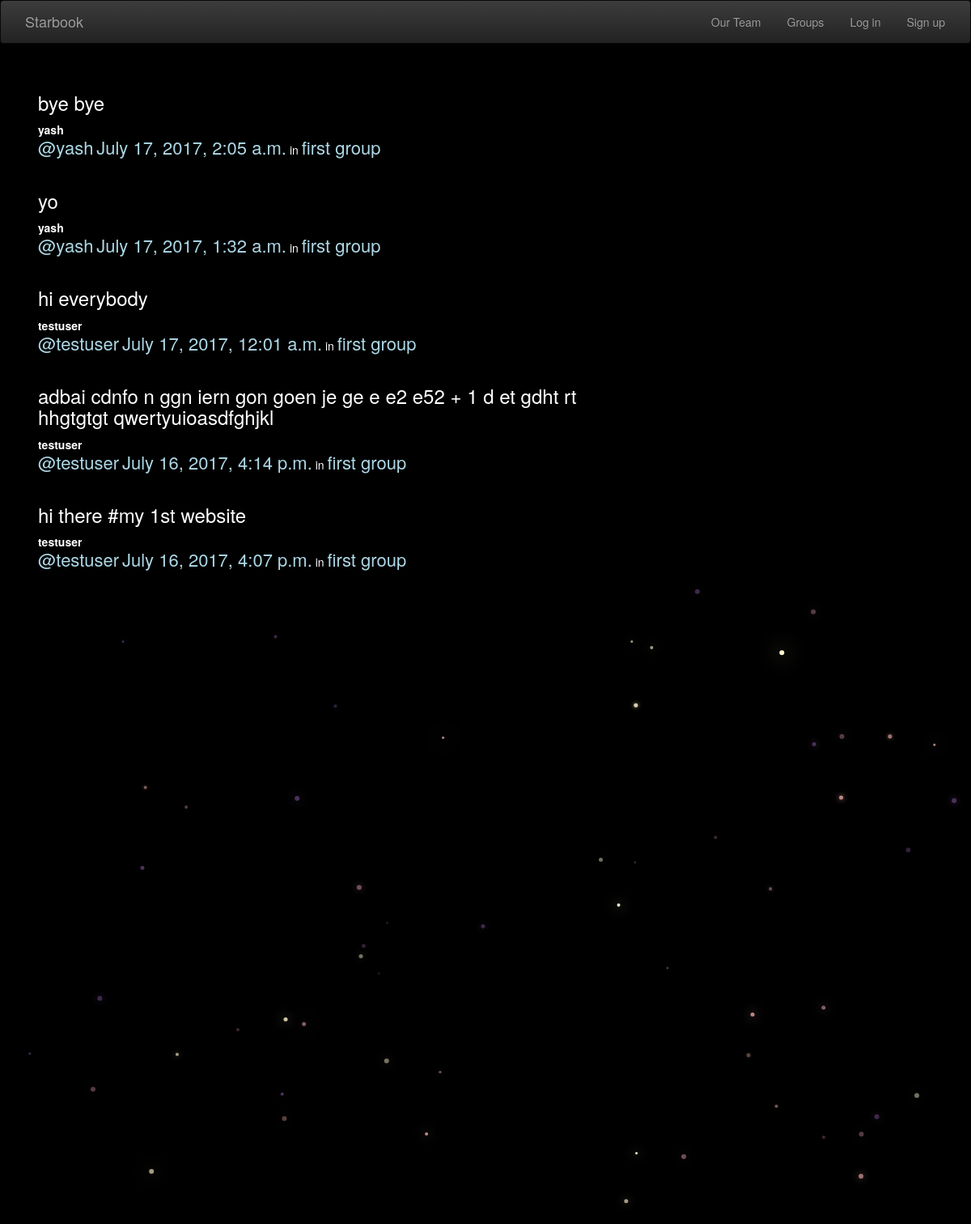
/posts/, run on the app's committed database.
### posts/models.py (models this page shows, shortened)
class Post(models.Model):
    user = models.ForeignKey(User, related_name="posts")
    created_at = models.DateTimeField(auto_now=True)
    message = models.TextField()
    message_html = models.TextField(editable=False)
    group = models.ForeignKey(Group, related_name="posts",null=True, blank=True)
    class Meta:
        ordering = ["-created_at"]
        unique_together = ["user", "message"]

### groups/models.py (models this page shows, shortened)
class Group(models.Model):
    name = models.CharField(max_length=255, unique=True)
    slug = models.SlugField(allow_unicode=True, unique=True)
    description = models.TextField(blank=True, default='')
    description_html = models.TextField(editable=False, default='', blank=True)
    members = models.ManyToManyField(User,through="GroupMember")
    class Meta:
        ordering = ["name"]

### posts/views.py (the view)
class PostList(SelectRelatedMixin, generic.ListView):
    model = models.Post
    select_related = ("user", "group")

### posts/templates/posts/post_list.html (shortened to what this page needs)
{% extends "posts/post_base.html" %}
{% load humanize %}
{% block post_content %}
<div class="col-md-8">
	{% for post in post_list %}
  {% include "posts/_post.html" %}
	{% endfor %}
</div>
{% endblock %}

### posts/templates/posts/_post.html (shortened to what this page needs)
<div class="post media">
	<h3>{{ post.message_html|safe }}</h3>
	<div class="media-body">
		<strong><span style="color:white;">{{ post.user.username }}</span></strong>
		<h5 class="media-heading">
			<span class="username"><a href="{% url 'posts:for_user' username=post.user.username %}"><span style="color:#ADD8E6;">@{{ post.user.username }}</span></a></span>
			<time class="time"><a href="{% url 'posts:single' username=post.user.username pk=post.pk %}"><span style="color:#ADD8E6;">{{ post.created_at }}</span></a></time>
			{% if post.group %}
			<span class="group-name">in <a href="#"><span style="color:#ADD8E6;">{{ post.group.name }}</span></a></span>
			{% endif %}
		</h5>
	</div>
</div>

### static/simplesocial/css/master.css (style rules this page uses)
body { margin: 0; overflow: hidden; background-color:black; color:white; }

### static/simplesocial/css/info.css (style rules this page uses)
a { text-decoration: none; font-size: 22px; color: black; }

### data on the page
Post: message_html "bye bye", user.username "yash", created_at "July 17, 2017, 2:05 a.m.", group.name "first group"
Post: message_html "yo", user.username "yash", created_at "July 17, 2017, 1:32 a.m.", group.name "first group"
Post: message_html "hi everybody", user.username "testuser", created_at "July 17, 2017, 12:01 a.m.", group.name "first group"
Post: message_html "adbai cdnfo n ggn iern gon goen je ge e e2 e52 + 1 d et gdht rt hhgtgtgt qwertyuioasdfghjkl", user.username "testuser", created_at "July 16, 2017, 4:14 p.m.", group.name "first group"
Post: message_html "hi there #my 1st website", user.username "testuser", created_at "July 16, 2017, 4:07 p.m.", group.name "first group"
